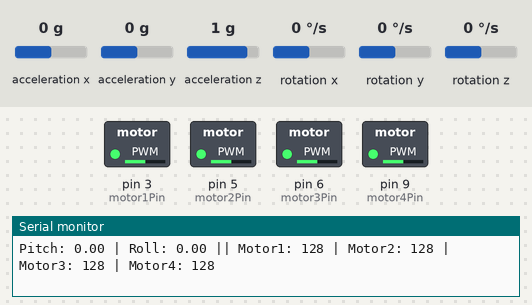
Bench run of a sketch on a simulated Arduino Uno, built with avr-gcc and run on an emulated ATmega328P. On the bench: switched loads named in the sketch (green lamp = pin HIGH), the last lines printed to the serial monitor. The test bench sets the inputs (shaded band); at power-on: acceleration x 0 g, acceleration y 0 g, acceleration z 1 g, rotation x 0 °/s, rotation y 0 °/s, rotation z 0 °/s.

Above: at 1.2 s.
1.3 s: acceleration x set to -1.4 g
At 2.2 s:
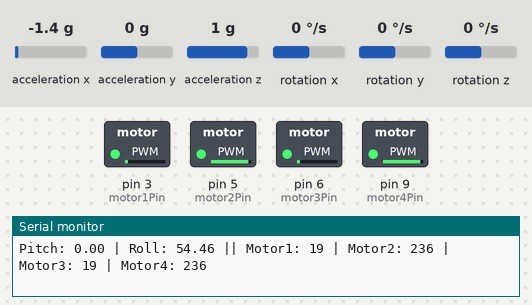
2.9 s: acceleration y set to -1.4 g
At 3.4 s:
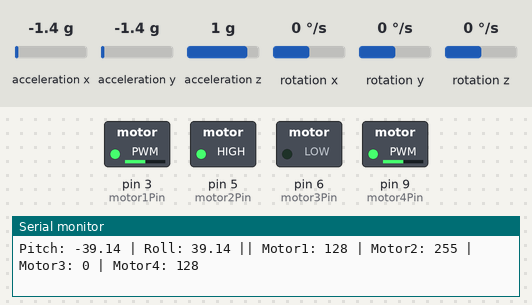
4.5 s: acceleration x set to 0 g
At 5.9 s:
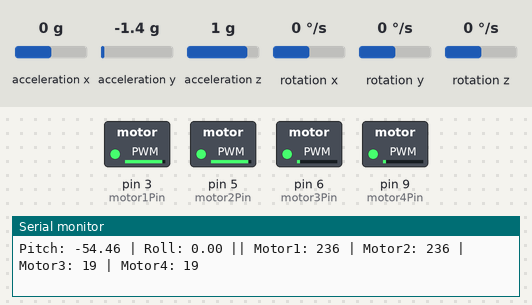
6.2 s: acceleration z set to 0 g
At 7.5 s:
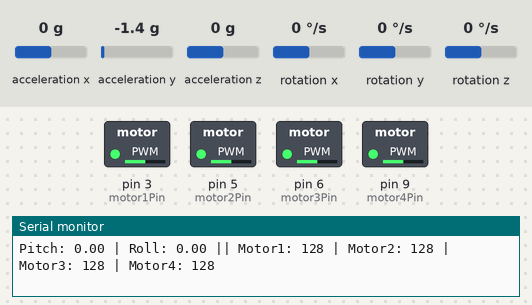
7.8 s: acceleration z set to -0.8 g
At 8.7 s:
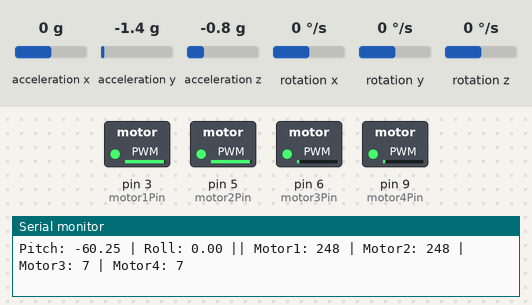
9.4 s: acceleration y set to 0.8 g
At 9.8 s:
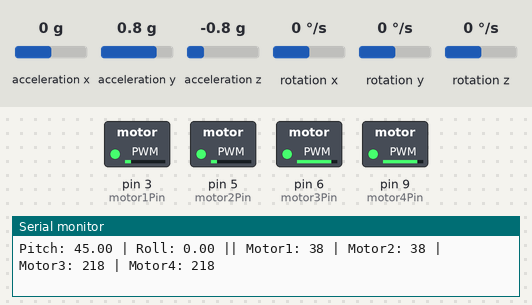
Timing chart, 0 to 12.0 s (numbered marks = the images above; inputs shaded):
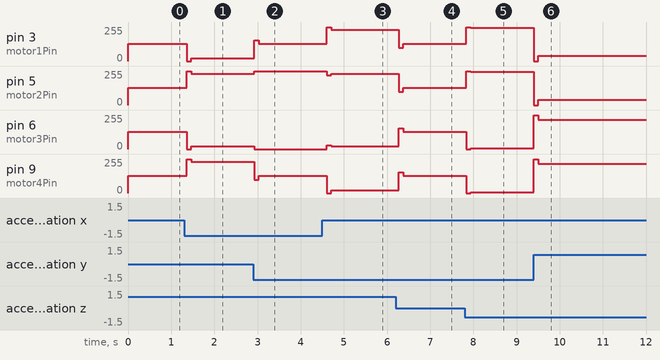

The sketch:

ok_MPU6050.ino
```cpp
#include <Wire.h>
#include <MPU6050.h>

MPU6050 mpu;

float pitch, roll;
float Kp = 2.0;  // Hệ số tỉ lệ
float Kd = 0.5;  // Hệ số đạo hàm
float previousErrorPitch = 0, previousErrorRoll = 0;

int motor1Pin = 3;
int motor2Pin = 5;
int motor3Pin = 6;
int motor4Pin = 9;

void setup() {
  Serial.begin(115200);
  Wire.begin();
  mpu.initialize();

  if (mpu.testConnection()) {
    Serial.println("MPU6050 connected successfully");
  } else {
    Serial.println("MPU6050 connection failed");
    while (1);
  }

  pinMode(motor1Pin, OUTPUT);
  pinMode(motor2Pin, OUTPUT);
  pinMode(motor3Pin, OUTPUT);
  pinMode(motor4Pin, OUTPUT);
}

void loop() {
  int16_t ax, ay, az;
  mpu.getAcceleration(&ax, &ay, &az);

  // Kiểm tra dữ liệu hợp lệ
  if ((ax == 0 && ay == 0 && az == 0) || isnan(ax) || isnan(ay) || isnan(az)) {
    Serial.println("Invalid sensor data!");
    return;
  }

  // Tính toán Pitch và Roll an toàn
  float denominator_pitch = sqrt((float)ax * ax + (float)az * az);
  float denominator_roll = sqrt((float)ay * ay + (float)az * az);

  if (denominator_pitch != 0 && !isnan(denominator_pitch)) {
    pitch = atan2((float)ay, denominator_pitch) * 180.0 / PI;
  } else {
    pitch = 0;
  }

  if (denominator_roll != 0 && !isnan(denominator_roll)) {
    roll = atan2((float)-ax, denominator_roll) * 180.0 / PI;
  } else {
    roll = 0;
  }

  // PID đơn giản
  float targetPitch = 0, targetRoll = 0;
  float errorPitch = targetPitch - pitch;
  float errorRoll = targetRoll - roll;

  float pidOutputPitch = Kp * errorPitch + Kd * (errorPitch - previousErrorPitch);
  float pidOutputRoll = Kp * errorRoll + Kd * (errorRoll - previousErrorRoll);

  previousErrorPitch = errorPitch;
  previousErrorRoll = errorRoll;

  int baseSpeed = 128;

  // Tính tốc độ động cơ
  int motorSpeed1 = constrain(baseSpeed + pidOutputPitch + pidOutputRoll, 0, 255);
  int motorSpeed2 = constrain(baseSpeed + pidOutputPitch - pidOutputRoll, 0, 255);
  int motorSpeed3 = constrain(baseSpeed - pidOutputPitch + pidOutputRoll, 0, 255);
  int motorSpeed4 = constrain(baseSpeed - pidOutputPitch - pidOutputRoll, 0, 255);

  analogWrite(motor1Pin, motorSpeed1);
  analogWrite(motor2Pin, motorSpeed2);
  analogWrite(motor3Pin, motorSpeed3);
  analogWrite(motor4Pin, motorSpeed4);

  // Hiển thị dữ liệu
  Serial.print("Pitch: "); Serial.print(pitch);
  Serial.print(" | Roll: "); Serial.print(roll);
  Serial.print(" || Motor1: "); Serial.print(motorSpeed1);
  Serial.print(" | Motor2: "); Serial.print(motorSpeed2);
  Serial.print(" | Motor3: "); Serial.print(motorSpeed3);
  Serial.print(" | Motor4: "); Serial.println(motorSpeed4);

  delay(100); // Delay nhỏ để giảm nhiễu
}
```

Measured:
- after the input at 1.3 s, pin 3 (motor1Pin), pin 6 (motor3Pin): 128/255 → 0/255 after 0.06 s, → 19/255 0.10 s later; pin 5 (motor2Pin), pin 9 (motor4Pin): 128/255 → 255/255 after 0.06 s, → 236/255 0.10 s later
- after the input at 2.9 s, pin 3 (motor1Pin): 19/255 → 155/255 at once, → 128/255 0.10 s later; pin 5 (motor2Pin): 236/255 → 255/255 at once; pin 6 (motor3Pin): 19/255 → 0/255 at once; pin 9 (motor4Pin): 236/255 → 100/255 at once, → 128/255 0.10 s later
- after the input at 4.5 s, pin 3 (motor1Pin): 128/255 → 255/255 after 0.10 s, → 236/255 0.10 s later; pin 5 (motor2Pin): 255/255 → 225/255 after 0.10 s, → 236/255 0.10 s later; pin 6 (motor3Pin): 0/255 → 30/255 after 0.10 s, → 19/255 0.10 s later; pin 9 (motor4Pin): 128/255 → 0/255 after 0.10 s, → 19/255 0.10 s later
- after the input at 6.2 s, pin 3 (motor1Pin), pin 5 (motor2Pin): 236/255 → 100/255 after 0.07 s, → 128/255 0.10 s later; pin 6 (motor3Pin), pin 9 (motor4Pin): 19/255 → 155/255 after 0.07 s, → 128/255 0.10 s later
- after the input at 7.8 s, pin 3 (motor1Pin), pin 5 (motor2Pin): 128/255 → 255/255 at once, → 248/255 0.10 s later; pin 6 (motor3Pin), pin 9 (motor4Pin): 128/255 → 0/255 at once, → 7/255 0.10 s later
- after the input at 9.4 s, pin 3 (motor1Pin), pin 5 (motor2Pin): 248/255 → 0/255 at once, → 38/255 0.10 s later; pin 6 (motor3Pin), pin 9 (motor4Pin): 7/255 → 255/255 at once, → 218/255 0.10 s later
